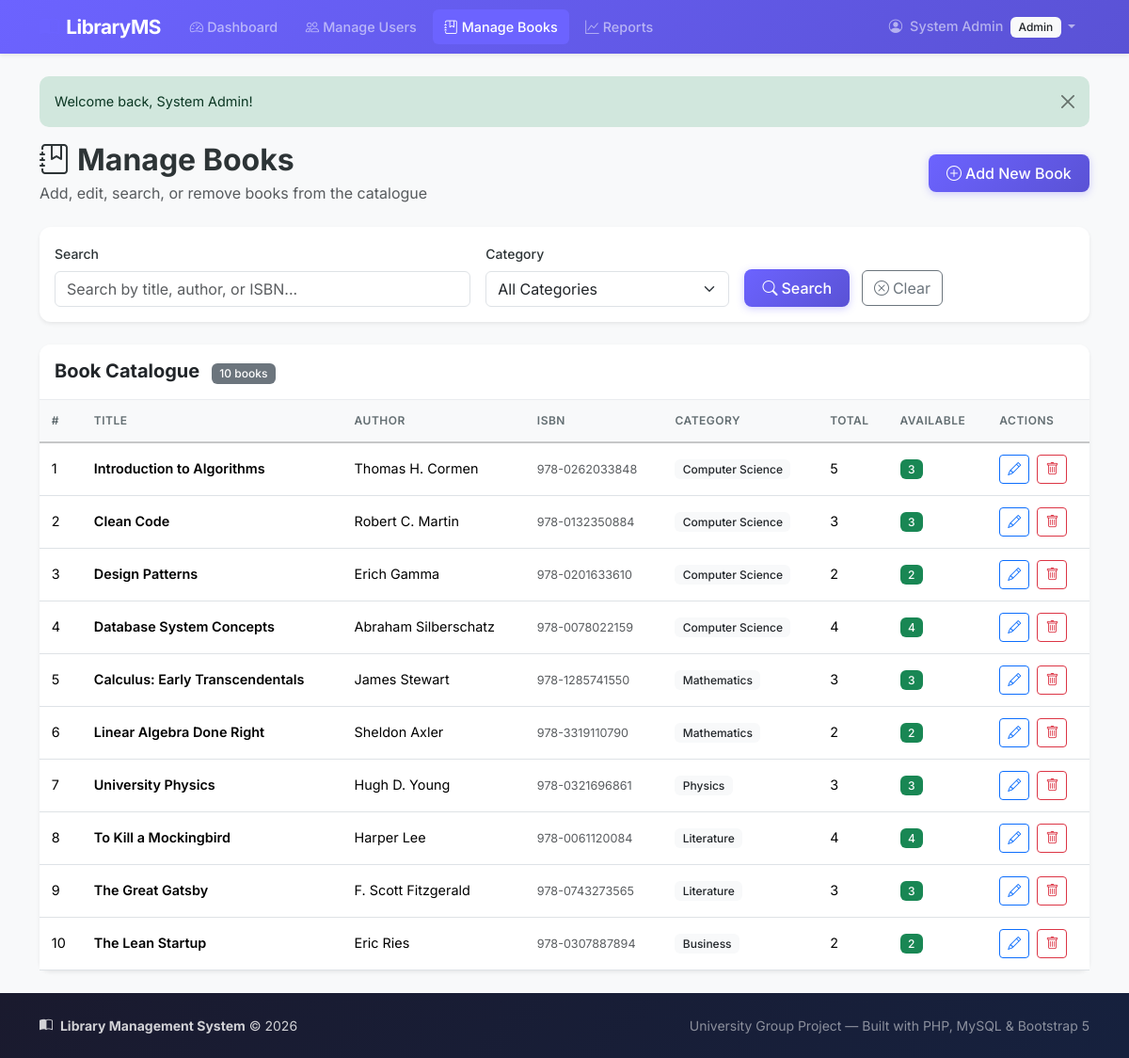
Page /librarian/manage_books.php (signed in) on the committed database.
### tables this page shows
CREATE TABLE IF NOT EXISTS `books` (
    `id` INT AUTO_INCREMENT PRIMARY KEY,
    `title` VARCHAR(255) NOT NULL,
    `author` VARCHAR(150) NOT NULL,
    `isbn` VARCHAR(20) DEFAULT NULL UNIQUE,
    `publisher` VARCHAR(150) DEFAULT NULL,
    `category_id` INT DEFAULT NULL,
    `qty_total` INT NOT NULL DEFAULT 1,           
    `qty_available` INT NOT NULL DEFAULT 1,       
    `added_by` INT DEFAULT NULL,                  
    `created_at` TIMESTAMP DEFAULT CURRENT_TIMESTAMP,
    `updated_at` TIMESTAMP DEFAULT CURRENT_TIMESTAMP ON UPDATE CURRENT_TIMESTAMP,
    FOREIGN KEY (`category_id`) REFERENCES `categories`(`id`) ON DELETE SET NULL,
    FOREIGN KEY (`added_by`) REFERENCES `users`(`id`) ON DELETE SET NULL
);

CREATE TABLE IF NOT EXISTS `categories` (
    `id` INT AUTO_INCREMENT PRIMARY KEY,
    `name` VARCHAR(100) NOT NULL UNIQUE,
    `description` TEXT DEFAULT NULL,
    `created_at` TIMESTAMP DEFAULT CURRENT_TIMESTAMP
);

### librarian/manage_books.php (the view, shortened to what this page needs)
<?php
require_once __DIR__ . '/../config/db.php';
$search = trim($_GET['search'] ?? '');
$query = "
    SELECT b.*, c.name as category_name
    FROM books b
    LEFT JOIN categories c ON b.category_id = c.id
    WHERE 1=1
";
$query .= " ORDER BY b.created_at DESC";
$stmt = $conn->prepare($query);
$stmt->execute();
$books = $stmt->get_result();
require_once __DIR__ . '/../includes/header.php';
?>
<div class="d-flex justify-content-between align-items-center mb-4">
    <div>
        <h2 class="fw-bold mb-1"><i class="bi bi-journal-bookmark me-2"></i>Manage Books</h2>
        <p class="text-muted mb-0">Add, edit, search, or remove books from the catalogue</p>
    </div>
    <button class="btn btn-primary-custom" data-bs-toggle="modal" data-bs-target="#addBookModal">
        <i class="bi bi-plus-circle me-1"></i>Add New Book
    </button>
</div>
<div class="card border-0 shadow-sm mb-4">
    <div class="card-body">
        <form method="GET" action="" class="row g-3 align-items-end">
            <div class="col-md-5">
                <label class="form-label">Search</label>
                <input type="text" name="search" class="form-control"
                       placeholder="Search by title, author, or ISBN..."
                       value="<?php echo sanitize($search); ?>">
            </div>
            <div class="col-md-3">
                <label class="form-label">Category</label>
                <select name="category" class="form-select">
                    <option value="">All Categories</option>
                </select>
            </div>
            <div class="col-md-4">
                <button type="submit" class="btn btn-primary-custom me-2">
                    <i class="bi bi-search me-1"></i>Search
                </button>
                <a href="<?php echo baseUrl(); ?>/librarian/manage_books.php" class="btn btn-outline-secondary">
                    <i class="bi bi-x-circle me-1"></i>Clear
                </a>
            </div>
        </form>
    </div>
</div>
<div class="card border-0 shadow-sm">
    <div class="card-header bg-white py-3">
        <h5 class="fw-bold mb-0">
            Book Catalogue
            <span class="badge bg-secondary ms-2"><?php echo $books->num_rows; ?> books</span>
        </h5>
    </div>
    <div class="card-body p-0">
        <div class="table-responsive">
            <table class="table table-hover mb-0">
                <thead class="table-light">
                    <tr>
                        <th>#</th>
                        <th>Title</th>
                        <th>Author</th>
                        <th>ISBN</th>
                        <th>Category</th>
                        <th>Total</th>
                        <th>Available</th>
                        <th>Actions</th>
                    </tr>
                </thead>
                <tbody>
                    <?php if ($books->num_rows > 0): ?>
                        <?php while ($book = $books->fetch_assoc()): ?>
                            <tr>
                                <td><?php echo $book['id']; ?></td>
                                <td class="fw-semibold"><?php echo sanitize($book['title']); ?></td>
                                <td><?php echo sanitize($book['author']); ?></td>
                                <td><small class="text-muted"><?php echo sanitize($book['isbn'] ?? '—'); ?></small></td>
                                <td>
                                    <?php if ($book['category_name']): ?>
                                        <span class="badge bg-light text-dark"><?php echo sanitize($book['category_name']); ?></span>
                                    <?php else: ?>
                                        <span class="text-muted">—</span>
                                    <?php endif; ?>
                                </td>
                                <td><?php echo $book['qty_total']; ?></td>
                                <td>
                                    <span class="badge bg-<?php echo $book['qty_available'] > 0 ? 'success' : 'danger'; ?>">
                                        <?php echo $book['qty_available']; ?>
                                    </span>
                                </td>
                                <td>
                                    <button class="btn btn-sm btn-outline-primary me-1"
                                            data-bs-toggle="modal" data-bs-target="#editBookModal"
                                            data-id="<?php echo $book['id']; ?>"
                                            data-title="<?php echo sanitize($book['title']); ?>"
                                            data-author="<?php echo sanitize($book['author']); ?>"
                                            data-isbn="<?php echo sanitize($book['isbn'] ?? ''); ?>"
                                            data-publisher="<?php echo sanitize($book['publisher'] ?? ''); ?>"
                                            data-category="<?php echo $book['category_id'] ?? ''; ?>"
                                            data-qty="<?php echo $book['qty_total']; ?>">
                                        <i class="bi bi-pencil"></i>
                                    </button>
                                    <a href="?delete=<?php echo $book['id']; ?>"
                                       class="btn btn-sm btn-outline-danger delete-confirm"
                                       data-name="<?php echo sanitize($book['title']); ?>">
                                        <i class="bi bi-trash"></i>
                                    </a>
                                </td>
                            </tr>
                        <?php endwhile; ?>
                    <?php endif; ?>
                </tbody>
            </table>
        </div>
    </div>
</div>
<?php
require_once __DIR__ . '/../includes/footer.php';
?>

### assets/css/style.css (style rules this page uses)
:root { --primary-color: #6c63ff; --primary-hover: #5a52d5; --primary-light: rgba(108, 99, 255, 0.1); --dark-bg: #1a1a2e; --dark-bg-light: #16213e; --text-primary: #2d3436; --text-muted: #636e72; --border-color: #e9ecef; --card-shadow: 0 2px 12px rgba(0, 0, 0, 0.08); --card-hover-shadow: 0 8px 25px rgba(0, 0, 0, 0.12); --transition-speed: 0.3s; }
body { font-family: 'Inter', -apple-system, BlinkMacSystemFont, 'Segoe UI', sans-serif; color: var(--text-primary); background-color: #f8f9fa; min-height: 100vh; display: flex; flex-direction: column; }
h1, h2, h3, h4, h5, h6 { font-weight: 600; }
a { color: var(--primary-color); transition: color var(--transition-speed); }
.btn-primary-custom { background: linear-gradient(135deg, var(--primary-color), var(--primary-hover)); border: none; color: #fff; font-weight: 500; padding: 0.5rem 1.2rem; border-radius: 8px; transition: all var(--transition-speed); box-shadow: 0 2px 8px rgba(108, 99, 255, 0.3); }
.card { border-radius: 12px; transition: all var(--transition-speed); }
.card-header { border-radius: 12px 12px 0 0 !important; border-bottom: 1px solid var(--border-color); }
.table { font-size: 0.9rem; }
.table thead th { font-weight: 600; text-transform: uppercase; font-size: 0.75rem; letter-spacing: 0.5px; color: var(--text-muted); border-bottom-width: 2px; padding: 0.8rem; }
.table tbody td { vertical-align: middle; padding: 0.75rem 0.8rem; }
.form-label { font-weight: 500; font-size: 0.875rem; color: var(--text-primary); }
.badge { font-weight: 500; font-size: 0.75rem; padding: 0.4em 0.7em; border-radius: 6px; }

### rows in the picture
books: id "1", title "Introduction to Algorithms", author "Thomas H. Cormen", isbn "978-0262033848", category.name "Computer Science", qty_total "5", qty_available "3"
books: id "2", title "Clean Code", author "Robert C. Martin", isbn "978-0132350884", category.name "Computer Science", qty_total "3", qty_available "3"
books: id "3", title "Design Patterns", author "Erich Gamma", isbn "978-0201633610", category.name "Computer Science", qty_total "2", qty_available "2"
books: id "4", title "Database System Concepts", author "Abraham Silberschatz", isbn "978-0078022159", category.name "Computer Science", qty_total "4", qty_available "4"
books: id "5", title "Calculus: Early Transcendentals", author "James Stewart", isbn "978-1285741550", category.name "Mathematics", qty_total "3", qty_available "3"
books: id "6", title "Linear Algebra Done Right", author "Sheldon Axler", isbn "978-3319110790", category.name "Mathematics", qty_total "2", qty_available "2"
books: id "7", title "University Physics", author "Hugh D. Young", isbn "978-0321696861", category.name "Physics", qty_total "3", qty_available "3"
books: id "8", title "To Kill a Mockingbird", author "Harper Lee", isbn "978-0061120084", category.name "Literature", qty_total "4", qty_available "4"
books: id "9", title "The Great Gatsby", author "F. Scott Fitzgerald", isbn "978-0743273565", category.name "Literature", qty_total "3", qty_available "3"
books: id "10", title "The Lean Startup", author "Eric Ries", isbn "978-0307887894", category.name "Business", qty_total "2", qty_available "2"

### other values in the picture
$_SESSION['name'] "System Admin"
$_SESSION['role'] "Admin"
$msg "Welcome back, System Admin!"
$books->num_rows "10"
